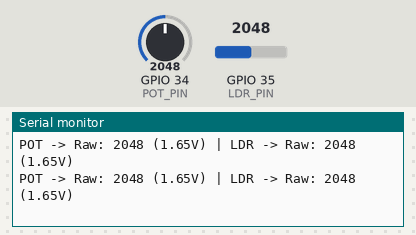
Bench run of a sketch on a simulated ESP32. Parts: the last lines printed to the serial monitor. The test bench sets the inputs (shaded band); at power-on: GPIO 34 (POT_PIN) = 2048, GPIO 35 (LDR_PIN) = 2048.

Above: at 1.8 s.
1.9 s: GPIO 34 (POT_PIN) set to 2866
At 2.31 s:
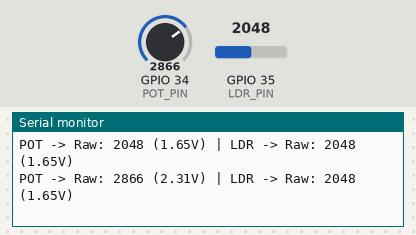
3.4 s: GPIO 35 (LDR_PIN) set to 2866
At 3.81 s:
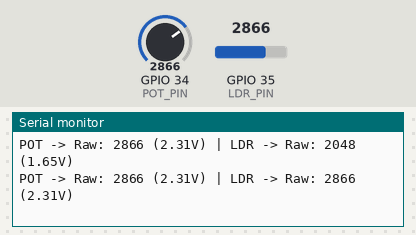
4.9 s: GPIO 34 (POT_PIN) set to 3603
At 5.31 s:
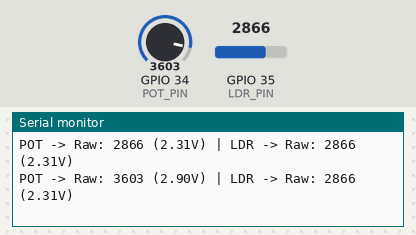
6.4 s: GPIO 35 (LDR_PIN) set to 3603
At 6.8 s:
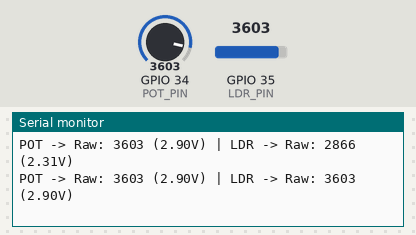
Timing chart, 0 to 8.9 s (numbered marks = the images above; inputs shaded):
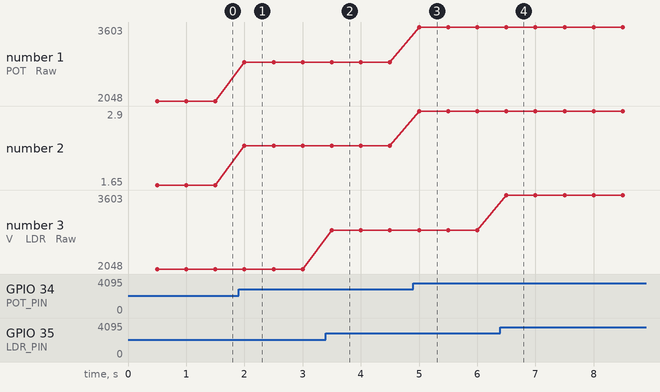

The sketch:

sketch.ino
```cpp
// ADC Pin Definitions
const int POT_PIN = 34; // Potentiometer signal pin
const int LDR_PIN = 35; // LDR voltage divider signal pin

// Timing Variables
unsigned long lastPrintTime = 0;
const unsigned long printInterval = 500; // 500 ms interval

void setup() {
  Serial.begin(115200);
  pinMode(POT_PIN, INPUT);
  pinMode(LDR_PIN, INPUT);
}

void loop() {
  unsigned long currentMillis = millis();

  if (currentMillis - lastPrintTime >= printInterval) {
    lastPrintTime = currentMillis;

    // Read 12-bit raw values (0 - 4095)
    int potRaw = analogRead(POT_PIN);
    int ldrRaw = analogRead(LDR_PIN);

    // Convert raw ADC readings to voltages
    float potVolt = (potRaw / 4095.0) * 3.3;
    float ldrVolt = (ldrRaw / 4095.0) * 3.3;

    // Output to Serial Monitor
    Serial.print("POT -> Raw: ");
    Serial.print(potRaw);
    Serial.print(" (");
    Serial.print(potVolt, 2);
    Serial.print("V) | LDR -> Raw: ");
    Serial.print(ldrRaw);
    Serial.print(" (");
    Serial.print(ldrVolt, 2);
    Serial.println("V)");
  }
}
```

Measured:
- after the input at 1.9 s, the serial monitor: prints a new line after 0.10 s (image 1)
- after the input at 3.4 s, the serial monitor: prints a new line after 0.10 s (image 2)
- after the input at 4.9 s, the serial monitor: prints a new line after 0.10 s (image 3)
- after the input at 6.4 s, the serial monitor: prints a new line after 0.10 s (image 4)
- plotted number 1: 2048 → 2866 after the input at 1.9 s, 2866 → 3603 after the input at 4.9 s
- plotted number 2: 1.65 → 2.31 after the input at 1.9 s, 2.31 → 2.9 after the input at 4.9 s
